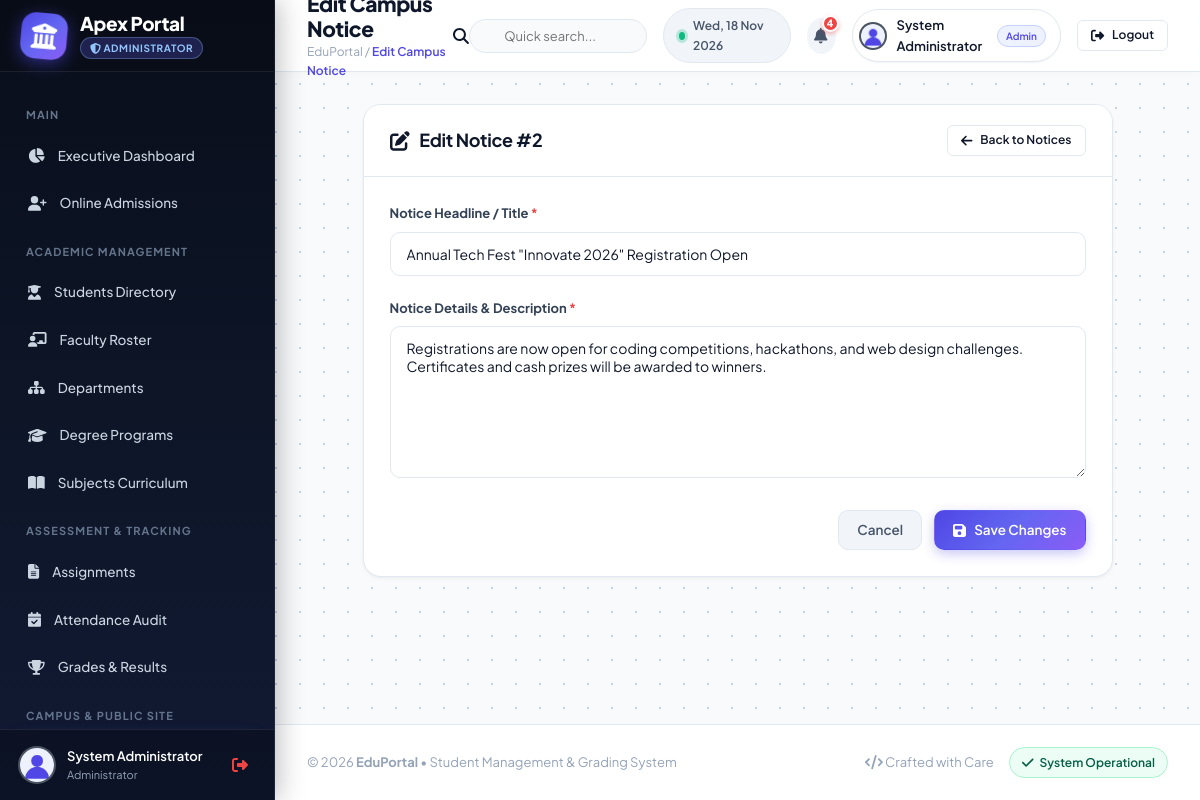
The app's page /admin/edit_notice.php?id=2 (signed in), older data.
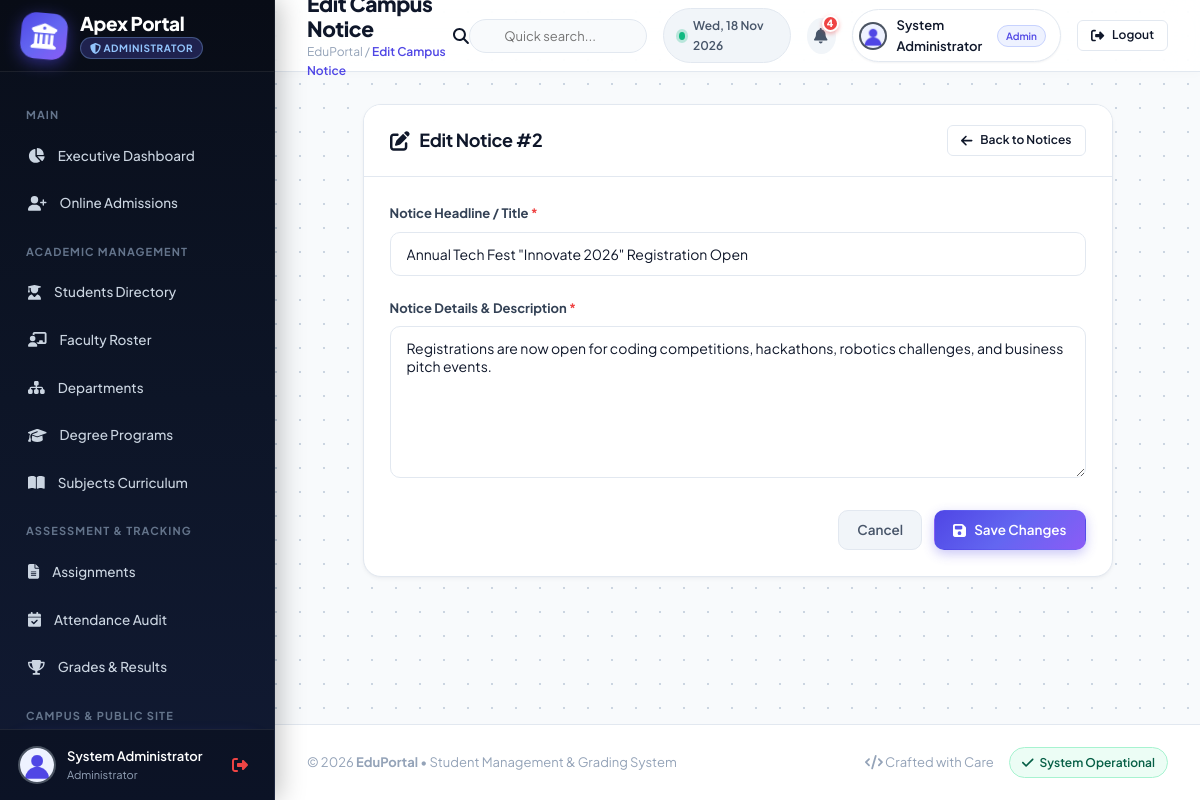
The same page, newer data.
### tables this page shows
CREATE TABLE `notices` (
  `notice_id` int(11) NOT NULL AUTO_INCREMENT,
  `title` varchar(255) NOT NULL,
  `content` text NOT NULL,
  `description` text DEFAULT NULL,
  `category` enum('Academic','Examination','Admission','Sports','General') DEFAULT 'General',
  `target_role` enum('all','students','faculty') DEFAULT 'all',
  `posted_by` varchar(120) DEFAULT 'Dean Office',
  `posted_on` timestamp NOT NULL DEFAULT current_timestamp(),
  PRIMARY KEY (`notice_id`)
);

### admin/edit_notice.php (the view, shortened to what this page needs)
<?php
include("../config/db.php");
$notice_id = (int)$_GET['id'];
$query = mysqli_query($con, "SELECT * FROM notices WHERE notice_id='$notice_id' LIMIT 1");
$row = mysqli_fetch_assoc($query);
include("../includes/header.php");
include("../includes/sidebar_admin.php");
include("../includes/navbar.php");
?>
<div class="card" style="max-width: 750px; margin: 0 auto;">
    <div class="card-header">
        <h3><i class="fa-solid fa-pen-to-square"></i> Edit Notice #<?php echo $notice_id; ?></h3>
        <a href="manage_notices.php" class="btn btn-outline btn-sm">
            <i class="fa-solid fa-arrow-left"></i> Back to Notices
        </a>
    </div>
    <div class="card-body">
        <form method="POST">
            <div class="form-group">
                <label class="form-label">Notice Headline / Title <span class="required">*</span></label>
                <input type="text" name="title" class="form-control" required value="<?php echo htmlspecialchars($row['title']); ?>">
            </div>
            <div class="form-group">
                <label class="form-label">Notice Details & Description <span class="required">*</span></label>
                <textarea name="description" class="form-control" rows="7" required><?php echo htmlspecialchars($row['description']); ?></textarea>
            </div>
            <div style="display:flex; justify-content:flex-end; gap:12px; margin-top:25px;">
                <a href="manage_notices.php" class="btn btn-secondary">Cancel</a>
                <button type="submit" name="update_notice" class="btn btn-primary">
                    <i class="fa-solid fa-save"></i> Save Changes
                </button>
            </div>
        </form>
    </div>
</div>
<?php include("../includes/footer.php"); ?>

Row changes from the older to the newer data that the page shows:
changed notices: description "Registrations are now open for coding competitions, hackathons, and web design challenges. Certificates and cash prizes will be awarded to winners." → "Registrations are now open for coding competitions, hackathons, robotics challenges, and business pitch events."
